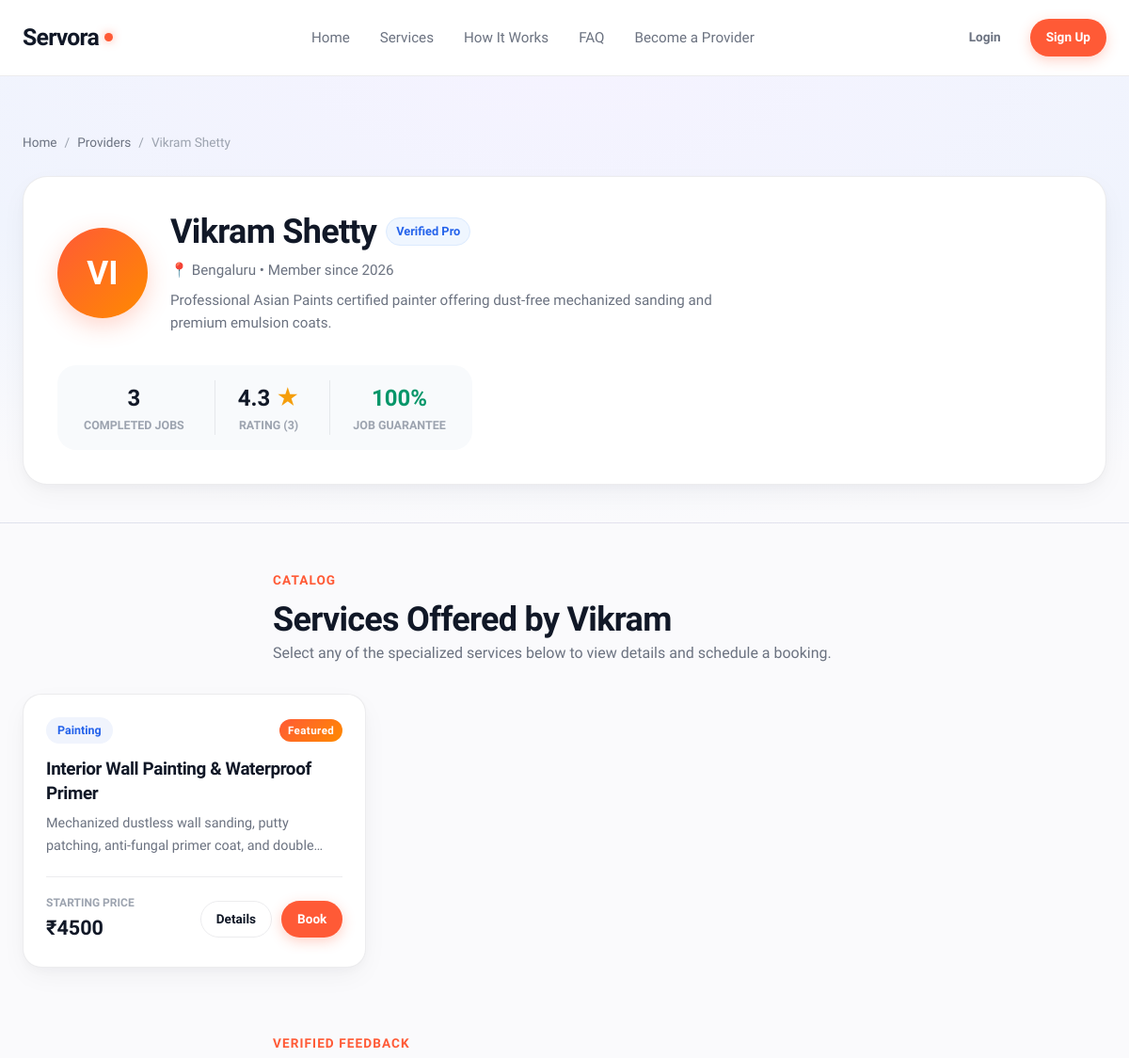
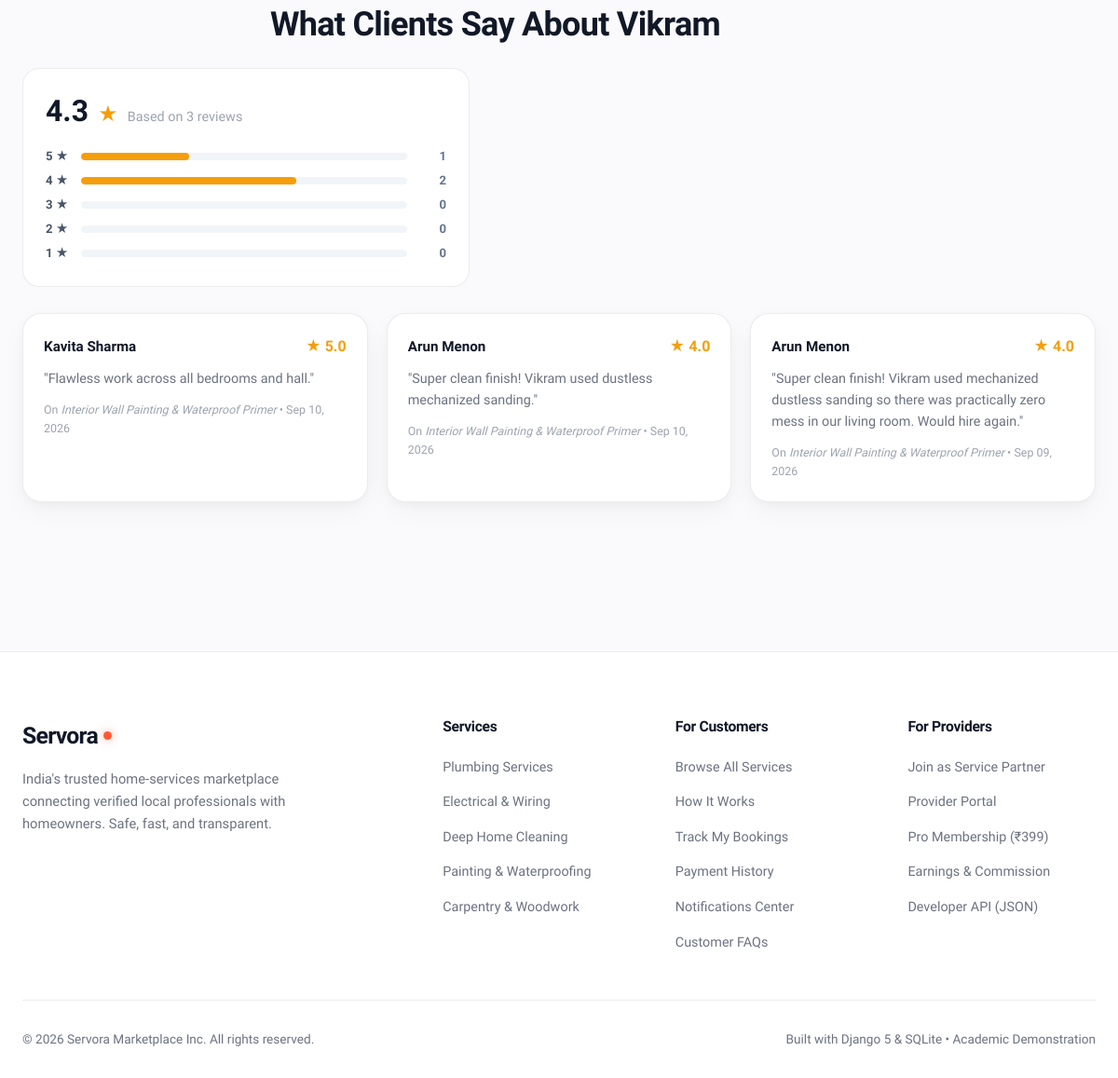
The app's page /provider/7/ with its own data (2 pictures, top to bottom).
### users/models.py (models this page shows, shortened)
class UserProfile(models.Model):
    ROLE_CHOICES = (
        ('customer', 'Customer / Homeowner'),
        ('provider', 'Service Provider / Professional'),
    )
    user = models.OneToOneField(User, on_delete=models.CASCADE, related_name='profile')
    role = models.CharField(max_length=20, choices=ROLE_CHOICES, default='customer')
    phone = models.CharField(max_length=20, blank=True, default='')
    city = models.CharField(max_length=100, blank=True, default='Kannur')
    address = models.TextField(blank=True, default='')
    bio = models.TextField(blank=True, default='')
    is_verified = models.BooleanField(default=False, help_text="Designates whether this provider has been verified.")
    avatar = models.ImageField(upload_to='profiles/', blank=True, null=True)
    PAYOUT_STATUS_CHOICES = (
        ('not_configured', 'Not Configured'),
        ('configured', 'Configured'),
        ('verification_required', 'Verification Required'),
        ('ready', 'Ready for Payout'),
    )
    PAYOUT_PREFERENCE_CHOICES = (
        ('upi', 'UPI Transfer'),
        ('bank', 'Bank Transfer'),
    )
    payout_upi_id = models.CharField(
        max_length=100,
        blank=True,
        default='',
        help_text="Private provider UPI ID for electronic settlement disbursements."
    )
    payout_upi_name = models.CharField(
        max_length=150,
        blank=True,
        default='',
        help_text="Beneficiary name associated with UPI ID."
    )
    payout_preference = models.CharField(
        max_length=30,
        choices=PAYOUT_PREFERENCE_CHOICES,
        default='upi'
    )
    payout_status = models.CharField(
        max_length=30,
        choices=PAYOUT_STATUS_CHOICES,
        default='not_configured'
    )
    created_at = models.DateTimeField(auto_now_add=True)
    @property
    def completed_jobs_count(self):
        from services.models import Booking
        return Booking.objects.filter(service__provider=self, status='completed').count()
    @property
    def average_rating(self):
        from services.models import Review
        from django.db.models import Avg
        avg_val = Review.objects.filter(service__provider=self).aggregate(Avg('rating'))['rating__avg']
        if avg_val is not None:
            return round(avg_val, 1)
        return 5.0
    @property
    def total_reviews_count(self):
        from services.models import Review
        return Review.objects.filter(service__provider=self).count()

### services/models.py (models this page shows, shortened)
class Service(models.Model):
    provider = models.ForeignKey(UserProfile, on_delete=models.CASCADE, related_name='services')
    category = models.ForeignKey(Category, on_delete=models.CASCADE, related_name='services')
    title = models.CharField(max_length=200)
    slug = models.SlugField(max_length=220, unique=True, blank=True)
    description = models.TextField()
    price = models.DecimalField(max_digits=10, decimal_places=2, help_text="Starting price in INR (₹)")
    duration_estimate = models.CharField(max_length=100, default='1-2 hours')
    location = models.CharField(max_length=120, default='Kannur')
    image = models.ImageField(upload_to='services/', blank=True, null=True)
    is_active = models.BooleanField(default=True)
    is_featured = models.BooleanField(default=False)
    created_at = models.DateTimeField(auto_now_add=True)
    updated_at = models.DateTimeField(auto_now=True)
    class Meta:
        ordering = ['-is_featured', '-created_at']

class Category(models.Model):
    name = models.CharField(max_length=100, unique=True)
    slug = models.SlugField(max_length=120, unique=True, blank=True)
    icon_name = models.CharField(
        max_length=50,
        default='wrench',
        help_text="Icon identifier (e.g. spark, wrench, zap, paint, hammer, leaf)"
    )
    description = models.TextField(blank=True, default='')
    order = models.PositiveIntegerField(default=0)
    class Meta:
        verbose_name_plural = "Categories"
        ordering = ['order', 'name']

class Review(models.Model):
    RATING_CHOICES = [(i, str(i)) for i in range(1, 6)]
    service = models.ForeignKey(Service, on_delete=models.CASCADE, related_name='reviews')
    customer = models.ForeignKey(User, on_delete=models.CASCADE, related_name='customer_reviews')
    booking = models.OneToOneField(Booking, on_delete=models.SET_NULL, null=True, blank=True, related_name='review')
    rating = models.PositiveSmallIntegerField(choices=RATING_CHOICES, default=5)
    comment = models.TextField()
    created_at = models.DateTimeField(auto_now_add=True)
    class Meta:
        ordering = ['-created_at']

### services/views.py (the view)
# urls.py: path('provider/<int:id>/', views.provider_profile_view, name='provider_profile'),
def provider_profile_view(request, id):
    provider = get_object_or_404(
        UserProfile.objects.select_related('user'),
        id=id,
        role='provider'
    )
    services = provider.services.filter(is_active=True).select_related('category')
    all_provider_reviews = Review.objects.filter(service__provider=provider)
    reviews = all_provider_reviews.select_related('customer', 'service').order_by('-created_at')[:8]
    rating_distribution = get_rating_distribution(all_provider_reviews)
    return render(request, 'services/provider_profile.html', {
        'provider': provider,
        'services': services,
        'reviews': reviews,
        'completed_jobs': provider.completed_jobs_count,
        'average_rating': provider.average_rating,
        'total_reviews': provider.total_reviews_count,
        'rating_distribution': rating_distribution,
    })

### templates/services/provider_profile.html (shortened to what this page needs)
{% extends 'base.html' %}
{% load static %}
{% block extra_css %}
  <link rel="stylesheet" href="{% static 'css/customer.css' %}">
{% endblock %}
{% block content %}
<section class="provider-profile-hero">
  <div class="container">
    <div class="detail-breadcrumb">
      <a href="{% url 'home' %}">Home</a>
      <span>/</span>
      <a href="{% url 'service_list' %}">Providers</a>
      <span>/</span>
      <span>{{ provider.user.get_full_name|default:provider.user.username }}</span>
    </div>
    <div class="provider-profile-card">
      <div class="provider-profile-main">
        <div class="provider-avatar-lg">
          {{ provider.user.first_name|default:provider.user.username|slice:":2"|upper }}
        </div>
        <div>
          <div style="display: flex; align-items: center; gap: 10px; margin-bottom: 6px;">
            <h1 style="font-size: clamp(1.8rem, 3vw, 2.3rem); margin: 0; color: var(--brand-dark);">
              {{ provider.user.get_full_name|default:provider.user.username }}
            </h1>
            {% if provider.is_verified %}
              <span class="badge badge-verified" style="padding: 4px 10px; font-size: 0.8rem;">Verified Pro</span>
            {% endif %}
          </div>
          <div style="font-size: 0.95rem; color: var(--text-secondary); margin-bottom: 8px;">
            📍 {{ provider.city }} &bull; Member since {{ provider.created_at|date:"Y" }}
          </div>
          <p style="max-width: 580px; font-size: 0.95rem; line-height: 1.6; color: var(--text-secondary); margin: 0;">
            {{ provider.bio|default:"Experienced local service provider committed to top-quality craft and reliable customer satisfaction." }}
          </p>
        </div>
      </div>
      <div class="provider-metrics-bar">
        <div class="provider-metric">
          <div class="provider-metric-val">{{ completed_jobs }}</div>
          <div class="provider-metric-label">Completed Jobs</div>
        </div>
        <div class="provider-metric" style="border-left: 1px solid var(--border-subtle); padding-left: 24px;">
          <div class="provider-metric-val">{{ average_rating }} <span style="color: #F59E0B;">★</span></div>
          <div class="provider-metric-label">Rating ({{ total_reviews }})</div>
        </div>
        <div class="provider-metric" style="border-left: 1px solid var(--border-subtle); padding-left: 24px;">
          <div class="provider-metric-val" style="color: #059669;">100%</div>
          <div class="provider-metric-label">Job Guarantee</div>
        </div>
      </div>
    </div>
  </div>
</section>
<section class="section" style="padding-top: 50px;">
  <div class="container">
    <div class="section-header" style="text-align: left; margin-bottom: 30px;">
      <span class="section-subtitle">Catalog</span>
      <h2>Services Offered by {{ provider.user.first_name|default:provider.user.username }}</h2>
      <p>Select any of the specialized services below to view details and schedule a booking.</p>
    </div>
    {% if services %}
      <div class="provider-grid">
        {% for service in services %}
          <div class="service-card card-hover">
            <div class="service-card-body">
              <div class="service-card-badge-row">
                <span class="badge" style="background: var(--bg-blue-tint); color: #2563EB;">
                  {{ service.category.name }}
                </span>
                {% if service.is_featured %}
                  <span class="badge badge-pro">Featured</span>
                {% endif %}
              </div>
              <h3 class="service-title">
                <a href="{% url 'service_detail' service.id %}">{{ service.title }}</a>
              </h3>
              <p class="service-desc">{{ service.description }}</p>
              <div class="service-meta">
                <div class="service-price-block">
                  <span class="service-price-label">Starting Price</span>
                  <span class="service-price">₹{{ service.price|floatformat:0 }}</span>
                </div>
                <div class="service-card-actions">
                  <a href="{% url 'service_detail' service.id %}" class="btn btn-outline btn-sm">Details</a>
                  <a href="{% url 'book_service' service.id %}" class="btn btn-primary btn-sm">Book</a>
                </div>
              </div>
            </div>
          </div>
        {% endfor %}
      </div>
    {% else %}
      <div class="empty-state">
        <p>This provider has not published any active services yet.</p>
      </div>
    {% endif %}
    {% if reviews %}
      <div style="margin-top: 70px;">
        <div class="section-header" style="text-align: left; margin-bottom: 24px;">
          <span class="section-subtitle">Verified Feedback</span>
          <h2>What Clients Say About {{ provider.user.first_name }}</h2>
        </div>
        {% if rating_distribution %}
          <div style="background: #FFFFFF; border: 1px solid var(--border-subtle); border-radius: 18px; padding: 20px 24px; margin-bottom: 28px; max-width: 480px;">
            <div style="display: flex; align-items: baseline; gap: 10px; margin-bottom: 12px;">
              <span style="font-size: 2rem; font-weight: 800; color: var(--brand-dark);">{{ average_rating }}</span>
              <span style="color: #F59E0B; font-size: 1.3rem;">★</span>
              <span style="color: var(--text-muted); font-size: 0.9rem;">Based on {{ total_reviews }} reviews</span>
            </div>
            {% for dist in rating_distribution %}
              <div style="display: flex; align-items: center; gap: 10px; font-size: 0.82rem; margin-bottom: 5px;">
                <span style="width: 28px; font-weight: 700; color: #475569;">{{ dist.star }} ★</span>
                <div style="flex: 1; height: 8px; background: #F1F5F9; border-radius: 9999px; overflow: hidden;">
                  <div style="width: {{ dist.percent }}%; height: 100%; background: #F59E0B; border-radius: 9999px;"></div>
                </div>
                <span style="width: 32px; text-align: right; color: #64748B; font-weight: 600;">{{ dist.count }}</span>
              </div>
            {% endfor %}
          </div>
        {% endif %}
        <div style="display: grid; grid-template-columns: repeat(auto-fill, minmax(320px, 1fr)); gap: 20px;">
          {% for review in reviews %}
            <div class="card" style="padding: 22px;">
              <div style="display: flex; align-items: center; justify-content: space-between; margin-bottom: 10px;">
                <strong style="font-size: 0.95rem; color: var(--brand-dark);">
                  {{ review.customer.get_full_name|default:review.customer.username }}
                </strong>
                <span style="color: #F59E0B; font-weight: 700;">★ {{ review.rating }}.0</span>
              </div>
              <p style="font-size: 0.9rem; color: var(--text-secondary); line-height: 1.6; margin-bottom: 12px;">
                "{{ review.comment }}"
              </p>
              <div class="text-xs" style="color: var(--text-muted);">
                On <em>{{ review.service.title }}</em> &bull; {{ review.created_at|date:"M d, Y" }}
              </div>
            </div>
          {% endfor %}
        </div>
      </div>
    {% endif %}
  </div>
</section>
{% endblock %}

### records on screen
UserProfile: user.get_full_name "Vikram Shetty", user.first_name "VI", city "Bengaluru", created_at "2026", bio "Professional Asian Paints certified painter offering dust-free mechanized sanding and premium emulsion coats.", user.first_name "Vikram"
Service: category.name "Painting", is_featured "Featured", title "Interior Wall Painting & Waterproof Primer", description "Mechanized dustless wall sanding, putty patching, anti-fungal primer coat, and…", price "4500"
Review: customer.get_full_name "Kavita Sharma", rating "5", comment "Flawless work across all bedrooms and hall.", service "Interior Wall Painting & Waterproof Primer", created_at "Sep 10, 2026"
Review: customer.get_full_name "Arun Menon", rating "4", comment "Super clean finish! Vikram used dustless mechanized sanding.", service "Interior Wall Painting & Waterproof Primer", created_at "Sep 10, 2026"
Review: customer.get_full_name "Arun Menon", rating "4", comment "Super clean finish! Vikram used mechanized dustless sanding so there was practically zero mess in our living room. Would hire again.", service "Interior Wall Painting & Waterproof Primer", created_at "Sep 09, 2026"

### other values on screen
{{ completed_jobs }} "3"
{{ average_rating }} "4.3"
{{ total_reviews }} "3"
{{ dist.star }} "5" "4" "3" "2" "1"
{{ dist.count }} "1" "2" "0" "0" "0"
